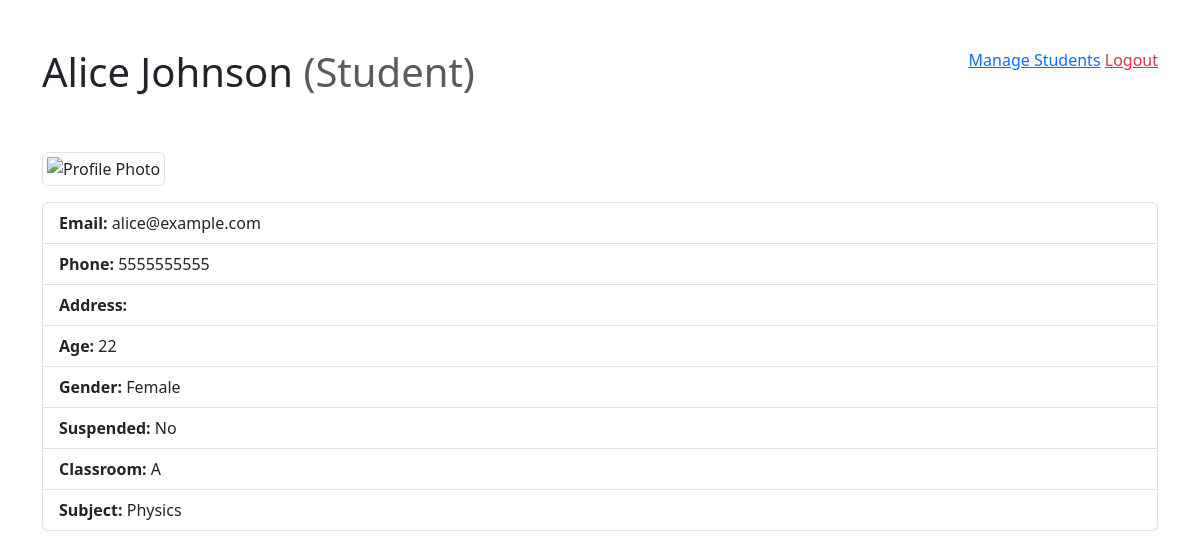
Screenshot of /project/profile.php?id=3 (signed in) with the database file from the repository.
### tables this page shows
CREATE TABLE `users` (
  `id` int(10) NOT NULL,
  `name` varchar(255) NOT NULL,
  `age` int(10) UNSIGNED DEFAULT NULL,
  `photo` text DEFAULT NULL,
  `gender` enum('Male','Female','Others') NOT NULL,
  `address` text DEFAULT NULL,
  `class_id` int(11) DEFAULT NULL,
  `subject_id` int(11) DEFAULT NULL,
  `role_id` int(11) NOT NULL DEFAULT 1,
  `email` varchar(255) NOT NULL,
  `phone` varchar(255) NOT NULL,
  `password` varchar(255) NOT NULL,
  `suspended` int(11) DEFAULT 0,
  `created_at` datetime DEFAULT NULL,
  `updated_at` datetime DEFAULT NULL
);

CREATE TABLE `roles` (
  `id` int(11) NOT NULL,
  `name` varchar(255) NOT NULL,
  `value` int(11) NOT NULL
);

CREATE TABLE `classes` (
  `id` int(11) NOT NULL,
  `name` varchar(255) NOT NULL,
  `value` int(11) NOT NULL
);

CREATE TABLE `subjects` (
  `id` int(11) NOT NULL,
  `name` varchar(255) NOT NULL,
  `value` int(11) NOT NULL
);

### project/_classes/Libs/Database/MySQL.php (called while the page is built, shortened)
<?php
class MySQL
{
    private $dbhost;
    private $dbuser;
    private $dbname;
    private $dbpass;
    public function __construct(
        $dbhost = "localhost",
        $dbuser = "root",
        $dbname = "project",
        $dbpass = "",
    ) {
        $this->dbhost = $dbhost;
        $this->dbuser = $dbuser;
        $this->dbname = $dbname;
        $this->dbpass = $dbpass;
    }
    public function connect()
    {
        try {
            $this->db = new PDO(
                "mysql:host=$this->dbhost;dbname=$this->dbname",
                $this->dbuser,
                $this->dbpass,
                [
                    PDO::ATTR_ERRMODE => PDO::ERRMODE_EXCEPTION,
                    PDO::ATTR_DEFAULT_FETCH_MODE => PDO::FETCH_OBJ,
                ]
            );
            return $this->db;
        } catch (PDOException $e) {
            return $e->getMessage();
        }
    }
}

### project/_classes/Libs/Database/UsersTable.php (called while the page is built, shortened)
<?php
class UsersTable
{
    private $db = null;
    public function __construct(MySQL $db)
    {
        $this->db = $db->connect();
    }
    public function userProfile($id)
    {
        $statement = $this->db->prepare("
                                        SELECT users.*, roles.name AS role, roles.value, classes.name AS class, subjects.name AS subject
                                        FROM users
                                        LEFT JOIN roles ON users.role_id = roles.id
                                        LEFT JOIN classes ON users.class_id = classes.id
                                        LEFT JOIN subjects ON users.subject_id = subjects.id
                                        WHERE users.id = :id
                                        ");
        $statement->execute(['id' => $id]);
        $row = $statement->fetch();
        return $row ?? false;
    }
}

### project/_classes/Helpers/Auth.php (called while the page is built, shortened)
<?php
class Auth
{
    static $loginUrl = '/index.php';
    static function check()
    {
        if (isset($_SESSION['user'])) {
            return $_SESSION['user'];
        } else {
            HTTP::redirect(static::$loginUrl);
        }
    }
}

### project/profile.php (the view, shortened to what this page needs)
<?php
$auth = Auth::check();
$userId = isset($_REQUEST["id"]) ? $_REQUEST["id"] : "";
$table = new UsersTable(new MySQL());
$user = $userId ? $table->userProfile($userId) : null;
$renderUser = $userId ? $user : $auth;
?>
<!DOCTYPE html>
<html lang="en">
<head>
    <link rel="stylesheet" href="css/bootstrap.min.css">
</head>
<body>
    <div class="container pb-4">
        <div class=" d-flex justify-content-between">
            <div class="mt-5 mb-5">
                <h1 class="">
                    <?= $renderUser->name ?>
                    <span class="fw-normal text-muted">
                        (<?= $renderUser->role ?>)
                    </span>
                </h1>
            </div>
            <div class="mt-5 mb-5">
                <?php if ($auth->value > '1') : ?>
                    <a href="admin.php">Manage Students</a>
                <?php endif ?>
                <a href="_actions/logout.php" class="text-danger">Logout</a>
            </div>
        </div>
        <?php if ($renderUser->photo || $renderUser->photo === null) : ?>
            <?php if (strpos($renderUser->photo, 'https://') === 0) : ?>
                <img class="img-thumbnail mb-3" src="<?= $renderUser->photo ?>" alt="Profile Photo" width="200">
            <?php else : ?>
                <img class="img-thumbnail mb-3" src="_actions/photos/<?= $renderUser->photo ?>" alt="Profile Photo" width="200">
            <?php endif ?>
        <?php endif ?>
        <ul class="list-group">
            <li class="list-group-item">
                <b>Email:</b> <?= $renderUser->email ?>
            </li>
            <li class="list-group-item">
                <b>Phone:</b> <?= $renderUser->phone ?>
            </li>
            <li class="list-group-item">
                <b>Address:</b> <?= $renderUser->address ?>
            </li>
            <li class="list-group-item">
                <b>Age:</b> <?= $renderUser->age ?>
            </li>
            <li class="list-group-item">
                <b>Gender:</b> <?= $renderUser->gender ?>
            </li>
            <li class="list-group-item">
                <b>Suspended:</b> <?= $renderUser->suspended ? "Yes" : "No" ?>
            </li>
            <?php if ($renderUser->value <= 1) : ?>
                <li class="list-group-item">
                    <b>Classroom:</b> <?= $renderUser->class ?>
                </li>
                <li class="list-group-item">
                    <b>Subject:</b> <?= $renderUser->subject ?>
                </li>
            <?php endif ?>
        </ul>
        <br>
    </div>
</body>
</html>

### rows the page displays
users: name "Alice Johnson", role.name "Student", email "alice@example.com", phone "5555555555", age "22", gender "Female", class.name "A", subject.name "Physics"
